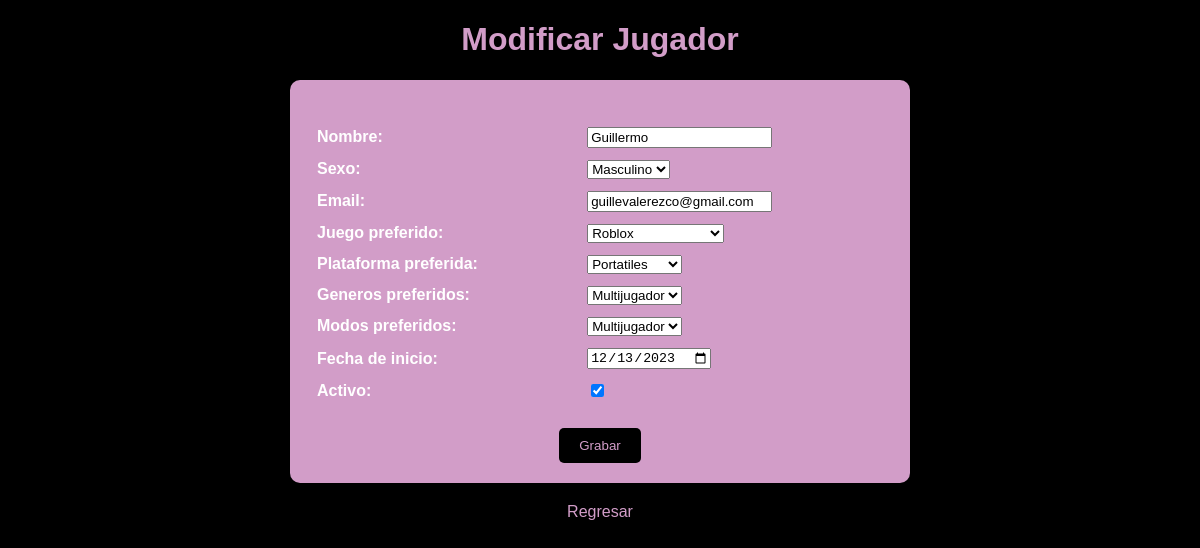
Page /modificar_jugador/20/ on the committed database.
### jugadores/models.py (models this page shows, shortened)
class Jugador(models.Model):
    sexo = [
        ("M", "Masculino"),
        ("F", "Femenino")
    ]
    nombre = models.CharField(max_length=50)
    sexo = models.CharField(max_length=1, choices=sexo, null=True)
    Email = models.CharField(max_length=50)
    activo = models.BooleanField(default=True)
    fecha_de_inicio = models.DateField(null=True)
    modos_preferidos = models.ForeignKey(Modo, on_delete=models.SET_NULL, null=True)
    generos_preferidos = models.ForeignKey(GeneroJuego, on_delete=models.SET_NULL, null=True)
    plataforma_preferida = models.ForeignKey(Plataforma, on_delete=models.SET_NULL, null=True)
    juego_preferido = models.ForeignKey(Juego, on_delete=models.SET_NULL, null=True)

### jugadores/views.py (the view)
# urls.py: path('modificar_jugador/<int:jugador_id>/', modificar_jugador, name='modificar_jugador'),
def modificar_jugador(request, jugador_id):
    pagina = loader.get_template('modificar_jugador.html')
    jugador = get_object_or_404(Jugador, pk=jugador_id)
    if request.method == 'GET':
        formulario = JugadorFormulario(instance=jugador)
    elif request.method == 'POST':
        formulario = JugadorFormulario(request.POST, instance=jugador)
        if formulario.is_valid():
            formulario.save()
            return redirect('jugadores')
    datos = {'formulario': formulario}
    return HttpResponse(pagina.render(datos, request))

### jugadores/forms.py
class JugadorFormulario(forms.ModelForm):
    class Meta:
        model = Jugador
        fields = (
            'nombre', 'sexo', 'Email', 'juego_preferido', 'plataforma_preferida', 'generos_preferidos',
            'modos_preferidos',
            'fecha_de_inicio', 'activo')
        widgets = {
            'Email': forms.EmailInput(attrs={'type': 'email'}),
            'fecha_de_inicio': forms.DateInput(attrs={'type': 'date'}),
        }

### jugadores/models.py (called while the page is built)
    def __str__(self):
        return self.nombre

    def __str__(self):
        return self.nombre

    def __str__(self):
        return self.nombre

    def __str__(self):
        return self.nombre

### jugadores/templates/modificar_jugador.html (shortened to what this page needs)
<!DOCTYPE html>
<html lang="en">
<head>
</head>
<body>
    <h1>Modificar Jugador</h1>
    <form method="POST">
        <table>
            {% for field in formulario %}
                <tr>
                    <th>{{ field.label_tag }}</th>
                    <td>{{ field }}</td>
                </tr>
            {% endfor %}
        </table>
        <input type="submit" value="Grabar">
    </form>
    <a href="{% url 'jugadores' %}">Regresar</a>
</body>
</html>

### jugadores/templates/modificar_jugador.html (style rules this page uses)
body { background-color: #000000; color: #ffffff; font-family: Arial, sans-serif; margin: 20px; }
h1 { color: #d29dc8; text-align: center; }
form { width: 50%; margin: 20px auto; padding: 20px; background-color: #d29dc8; border-radius: 10px; }
table { width: 100%; margin-top: 20px; color: #ffffff; }
th, td { padding: 5px; text-align: left; }
input[type="submit"] { background-color: #000000; color: #d29dc8; padding: 10px 20px; border: none; border-radius: 5px; cursor: pointer; display: block; margin: 0 auto; margin-top: 20px; }
a { display: block; margin-top: 10px; color: #d29dc8; text-decoration: none; text-align: center; }

### rows in the picture
Jugador: formulario "Guillermo" "Masculino" "guillevalerezco@gmail.com" "Roblox" "Portatiles" "Multijugador" "Multijugador" "12/13/2023" "☑"

### other values in the picture
{{ field.label_tag }} "Nombre:" "Sexo:" "Email:" "Juego preferido:" "Plataforma preferida:" "Generos preferidos:" "Modos preferidos:" "Fecha de inicio:" "Activo:"
